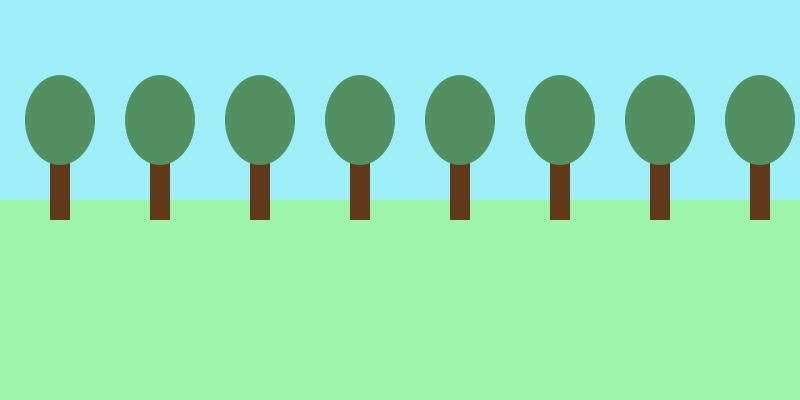
Frame 1 (no input)
Frame 60 (the mouse pressed at the canvas centre just before this capture): identical to frame 1, image omitted
Frame 120 (the mouse held since frame 60 and released just before this capture): identical to frame 1, image omitted

The Processing sketch that drew this single still picture (run headless with seeded random() and noise(); from frame 60 on, the mouse is pressed at the canvas centre):

// Processing sketch: ForestGenerator_pde
// ── ForestGenerator_pde.pde
color leafColour, trunkColour;

void setup()
{
  size(800, 400);
  noStroke();
  leafColour  = color(82, 144, 97);
  trunkColour = color(95, 57, 26);
}


void drawTree(float treeX, float treeY)
{
  fill(trunkColour);
  rect(treeX, treeY, 20, 70);
  fill(leafColour);
  ellipse(treeX + 10, treeY - 30, 70, 90);
}

void draw()
{
  background(157, 238, 247);  
  fill(156, 245, 170);        
  rect(0, height/2, width, height/2);

  for (float x = 50; x < width; x = x + 100)
  {
    drawTree(x, 150);
  }
}
